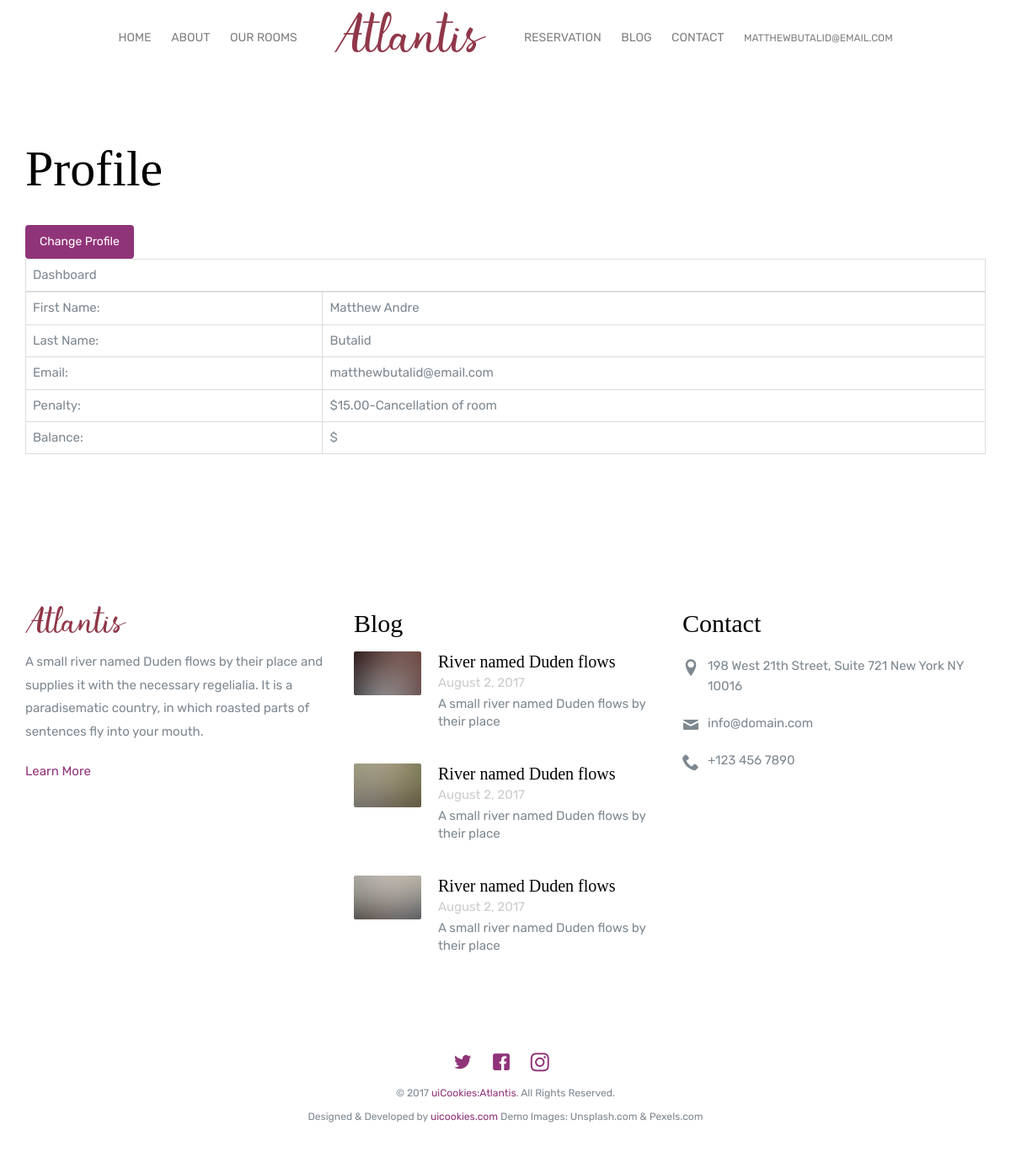
Page /profile.php (signed in) on the committed database.
### tables this page shows
CREATE TABLE `customer` (
  `id` int(11) NOT NULL,
  `fname` varchar(300) NOT NULL,
  `lname` varchar(300) NOT NULL,
  `email` varchar(300) NOT NULL,
  `password` varchar(300) NOT NULL
);

### profile.php (the view, shortened to what this page needs)
<?php
include('header.php');
?>
<?php
      $query = "SELECT * FROM customer WHERE id = '$userid'";
      $query_run = mysqli_query($connection, $query);
      foreach($query_run as $row)
      {
        $fname = $row['fname'];
        $lname = $row['lname'];
        $email = $row['email'];
      }
      $current_penalty = "SELECT SUM(amount) AS balance FROM penalty WHERE customer_id = '$userid'";
      $run_current = mysqli_query($connection, $current_penalty);
      foreach($run_current as $i)
      {
          $penalty = $i['balance'];
      }
      $current_balance = "SELECT SUM(amount_pay) AS balance FROM transaction WHERE customer_id = '$userid'";
      $run_current = mysqli_query($connection, $current_balance);
      foreach($run_current as $a)
      {
          $balance = $a['balance'];
      }
?>
<section class="probootstrap-section">
    <div class="container">
        <div class="row">
            <div class="col-md-12">
                <h1>Profile</h1>
                <button type="button" class="btn btn-primary" data-toggle="modal" data-target="#editInfo">
                Change Profile
                </button>
                <div class="table-responsive">
                    <table class="table table-bordered" id="dataTable" width="100" cellspacing="0" cellpadding="0">
                    <thead>
                        <tr>
                            <td colspan="5">Dashboard</td>
                        </tr>
                    </thead>
                    <tbody>
                        <tr>
                          <td>First Name:</td>
                          <td colspan="5"><?php echo "$fname"; ?></td>
                        </tr>
                        <tr>
                          <td>Last Name:</td>
                          <td colspan="5"><?php echo "$lname"; ?></td>
                        </tr>
                        <tr>
                          <td>Email:</td>
                          <td colspan="5"><?php echo "$email"; ?></td>
                        </tr>
                        <tr>
                            <td>Penalty: </td>
                            <td colspan="5"><?php echo "$".$penalty."-Cancellation of room"; ?></td>
                        </tr>
                        <tr>
                            <td>Balance: </td>
                            <td colspan="5"><?php echo "$".$balance; ?></td>
                        </tr>
                    </tbody>
                    </table>
                </div>
            </div>
        </div>
    </div>
</section>
<?php include('footer.php')?>

### rows in the picture
customer: fname "Matthew Andre", lname "Butalid", email "matthewbutalid@email.com"

### other values in the picture
$_SESSION['cusername'] "MATTHEWBUTALID@EMAIL.COM"
$penalty "15.00"
